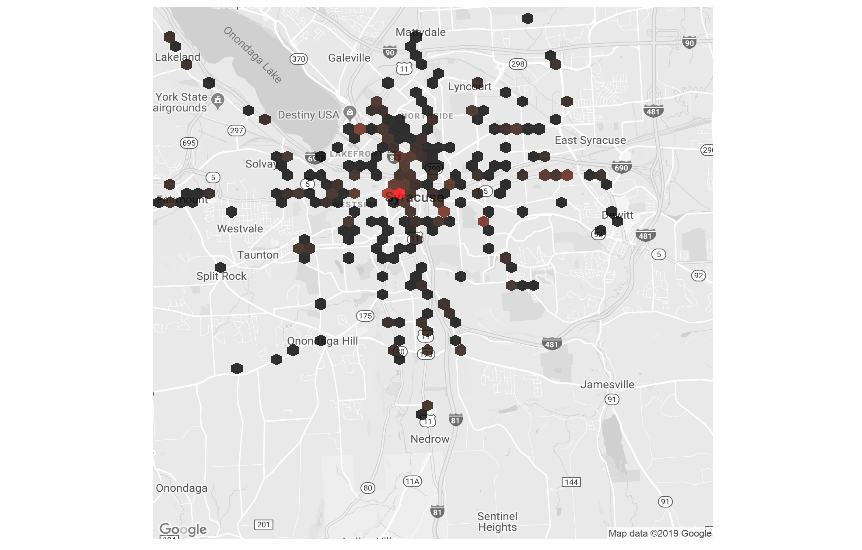

Recreate this plot in R.
library(tidyverse)
library('hexbin')
library(ggplot2)
library(ggmap)
library(viridis)

register_google(key = "API KEY HERE")

map <- get_googlemap(center = c(lon = -76.14, lat = 43.025),
                         zoom = 12, scale = 2, maptype = "roadmap", color = "bw")

liquor_licenses <- read.csv("Liquor_Authority_Quarterly_List_of_Active_Licenses.csv", stringsAsFactors = FALSE)
liquor_licenses_filtered <- liquor_licenses %>%
  filter((Latitude > 42.95) & (Longitude < -76.05) & (City == "SYRACUSE")) 

name <- data.frame(table(liquor_licenses_filtered$License.Type.Name)) %>%
  arrange(-Freq) %>%
  filter(Freq > 10)

ggmap(map, base_layer = ggplot(filter(liquor_licenses_filtered,License.Type.Name %in% name$Var1), aes(x=Longitude, y=Latitude))) +
  coord_cartesian() +
  geom_hex(alpha = .8, size = 1, bins = 50) +
  scale_fill_gradient(low = "black", high = "red") +
  coord_fixed(1.3) + theme(legend.position = "none",
                           axis.title.x = element_blank(),
                           axis.title.y = element_blank(),
                           axis.ticks = element_blank(),
                           panel.grid.major = element_blank(), 
                           panel.grid.minor = element_blank(),
                           panel.border = element_blank(),
                           axis.text.x=element_blank(),
                           axis.text.y=element_blank())
